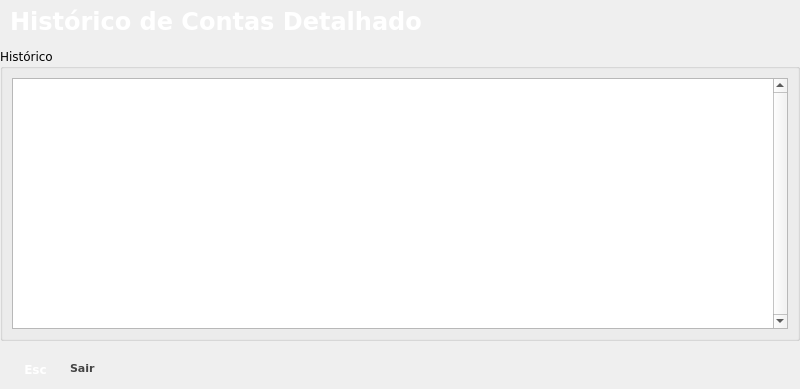
<?xml version="1.0" encoding="UTF-8"?>
<ui version="4.0">
 <class>AccountHistoryReportAux</class>
 <widget class="QDialog" name="AccountHistoryReportAux">
  <property name="windowModality">
   <enum>Qt::ApplicationModal</enum>
  </property>
  <property name="geometry">
   <rect>
    <x>0</x>
    <y>0</y>
    <width>800</width>
    <height>389</height>
   </rect>
  </property>
  <property name="sizePolicy">
   <sizepolicy hsizetype="Fixed" vsizetype="Fixed">
    <horstretch>0</horstretch>
    <verstretch>0</verstretch>
   </sizepolicy>
  </property>
  <property name="minimumSize">
   <size>
    <width>281</width>
    <height>151</height>
   </size>
  </property>
  <property name="maximumSize">
   <size>
    <width>800</width>
    <height>600</height>
   </size>
  </property>
  <property name="font">
   <font>
    <family>Verdana</family>
    <pointsize>9</pointsize>
   </font>
  </property>
  <property name="mouseTracking">
   <bool>false</bool>
  </property>
  <property name="focusPolicy">
   <enum>Qt::NoFocus</enum>
  </property>
  <property name="windowTitle">
   <string>Histórico de Contas Detalhado</string>
  </property>
  <property name="windowIcon">
   <iconset resource="../../icons/resources.qrc">
    <normaloff>:/png/marca-m.png</normaloff>:/png/marca-m.png</iconset>
  </property>
  <property name="sizeGripEnabled">
   <bool>false</bool>
  </property>
  <property name="modal">
   <bool>false</bool>
  </property>
  <layout class="QGridLayout" name="gridLayout_5">
   <property name="leftMargin">
    <number>0</number>
   </property>
   <property name="topMargin">
    <number>0</number>
   </property>
   <property name="rightMargin">
    <number>0</number>
   </property>
   <property name="bottomMargin">
    <number>0</number>
   </property>
   <property name="horizontalSpacing">
    <number>0</number>
   </property>
   <item row="0" column="0" colspan="2">
    <widget class="QFrame" name="frame">
     <property name="minimumSize">
      <size>
       <width>0</width>
       <height>42</height>
      </size>
     </property>
     <property name="maximumSize">
      <size>
       <width>16777215</width>
       <height>42</height>
      </size>
     </property>
     <property name="styleSheet">
      <string notr="true">background-image: url(:/png/topright.jpg);</string>
     </property>
     <property name="frameShape">
      <enum>QFrame::NoFrame</enum>
     </property>
     <property name="frameShadow">
      <enum>QFrame::Raised</enum>
     </property>
     <widget class="QLabel" name="labelStatus_2">
      <property name="enabled">
       <bool>false</bool>
      </property>
      <property name="geometry">
       <rect>
        <x>10</x>
        <y>0</y>
        <width>441</width>
        <height>42</height>
       </rect>
      </property>
      <property name="minimumSize">
       <size>
        <width>0</width>
        <height>42</height>
       </size>
      </property>
      <property name="palette">
       <palette>
        <active>
         <colorrole role="WindowText">
          <brush brushstyle="SolidPattern">
           <color alpha="255">
            <red>255</red>
            <green>255</green>
            <blue>255</blue>
           </color>
          </brush>
         </colorrole>
         <colorrole role="Button">
          <brush brushstyle="SolidPattern">
           <color alpha="255">
            <red>0</red>
            <green>0</green>
            <blue>0</blue>
           </color>
          </brush>
         </colorrole>
         <colorrole role="Text">
          <brush brushstyle="SolidPattern">
           <color alpha="255">
            <red>255</red>
            <green>255</green>
            <blue>255</blue>
           </color>
          </brush>
         </colorrole>
         <colorrole role="ButtonText">
          <brush brushstyle="SolidPattern">
           <color alpha="255">
            <red>255</red>
            <green>255</green>
            <blue>255</blue>
           </color>
          </brush>
         </colorrole>
         <colorrole role="Base">
          <brush brushstyle="SolidPattern">
           <color alpha="255">
            <red>0</red>
            <green>0</green>
            <blue>0</blue>
           </color>
          </brush>
         </colorrole>
         <colorrole role="Window">
          <brush brushstyle="SolidPattern">
           <color alpha="255">
            <red>0</red>
            <green>0</green>
            <blue>0</blue>
           </color>
          </brush>
         </colorrole>
        </active>
        <inactive>
         <colorrole role="WindowText">
          <brush brushstyle="SolidPattern">
           <color alpha="255">
            <red>255</red>
            <green>255</green>
            <blue>255</blue>
           </color>
          </brush>
         </colorrole>
         <colorrole role="Button">
          <brush brushstyle="SolidPattern">
           <color alpha="255">
            <red>0</red>
            <green>0</green>
            <blue>0</blue>
           </color>
          </brush>
         </colorrole>
         <colorrole role="Text">
          <brush brushstyle="SolidPattern">
           <color alpha="255">
            <red>255</red>
            <green>255</green>
            <blue>255</blue>
           </color>
          </brush>
         </colorrole>
         <colorrole role="ButtonText">
          <brush brushstyle="SolidPattern">
           <color alpha="255">
            <red>255</red>
            <green>255</green>
            <blue>255</blue>
           </color>
          </brush>
         </colorrole>
         <colorrole role="Base">
          <brush brushstyle="SolidPattern">
           <color alpha="255">
            <red>0</red>
            <green>0</green>
            <blue>0</blue>
           </color>
          </brush>
         </colorrole>
         <colorrole role="Window">
          <brush brushstyle="SolidPattern">
           <color alpha="255">
            <red>0</red>
            <green>0</green>
            <blue>0</blue>
           </color>
          </brush>
         </colorrole>
        </inactive>
        <disabled>
         <colorrole role="WindowText">
          <brush brushstyle="SolidPattern">
           <color alpha="255">
            <red>255</red>
            <green>255</green>
            <blue>255</blue>
           </color>
          </brush>
         </colorrole>
         <colorrole role="Button">
          <brush brushstyle="SolidPattern">
           <color alpha="255">
            <red>0</red>
            <green>0</green>
            <blue>0</blue>
           </color>
          </brush>
         </colorrole>
         <colorrole role="Text">
          <brush brushstyle="SolidPattern">
           <color alpha="255">
            <red>255</red>
            <green>255</green>
            <blue>255</blue>
           </color>
          </brush>
         </colorrole>
         <colorrole role="ButtonText">
          <brush brushstyle="SolidPattern">
           <color alpha="255">
            <red>255</red>
            <green>255</green>
            <blue>255</blue>
           </color>
          </brush>
         </colorrole>
         <colorrole role="Base">
          <brush brushstyle="SolidPattern">
           <color alpha="255">
            <red>0</red>
            <green>0</green>
            <blue>0</blue>
           </color>
          </brush>
         </colorrole>
         <colorrole role="Window">
          <brush brushstyle="SolidPattern">
           <color alpha="255">
            <red>0</red>
            <green>0</green>
            <blue>0</blue>
           </color>
          </brush>
         </colorrole>
        </disabled>
       </palette>
      </property>
      <property name="font">
       <font>
        <family>Verdana</family>
        <pointsize>18</pointsize>
        <weight>75</weight>
        <bold>true</bold>
       </font>
      </property>
      <property name="styleSheet">
       <string/>
      </property>
      <property name="frameShape">
       <enum>QFrame::NoFrame</enum>
      </property>
      <property name="frameShadow">
       <enum>QFrame::Plain</enum>
      </property>
      <property name="lineWidth">
       <number>1</number>
      </property>
      <property name="text">
       <string>Histórico de Contas Detalhado</string>
      </property>
      <property name="textFormat">
       <enum>Qt::AutoText</enum>
      </property>
      <property name="alignment">
       <set>Qt::AlignLeading|Qt::AlignLeft|Qt::AlignVCenter</set>
      </property>
      <property name="wordWrap">
       <bool>false</bool>
      </property>
      <property name="textInteractionFlags">
       <set>Qt::NoTextInteraction</set>
      </property>
     </widget>
    </widget>
   </item>
   <item row="1" column="0" colspan="2">
    <widget class="QGroupBox" name="groupBox_2">
     <property name="title">
      <string>Histórico</string>
     </property>
     <layout class="QGridLayout" name="gridLayout_2">
      <item row="0" column="0">
       <widget class="QTableView" name="tableViewAccountHistory">
        <property name="font">
         <font>
          <pointsize>8</pointsize>
         </font>
        </property>
        <property name="styleSheet">
         <string notr="true">selection-background-color: rgba(102, 176, 239, 75%); 
selection-color: rgb(255, 255, 255);</string>
        </property>
        <property name="verticalScrollBarPolicy">
         <enum>Qt::ScrollBarAlwaysOn</enum>
        </property>
        <property name="selectionBehavior">
         <enum>QAbstractItemView::SelectRows</enum>
        </property>
        <attribute name="verticalHeaderVisible">
         <bool>false</bool>
        </attribute>
        <attribute name="verticalHeaderDefaultSectionSize">
         <number>25</number>
        </attribute>
        <attribute name="verticalHeaderMinimumSectionSize">
         <number>21</number>
        </attribute>
       </widget>
      </item>
     </layout>
    </widget>
   </item>
   <item row="2" column="0" colspan="2">
    <widget class="QFrame" name="rodape">
     <property name="minimumSize">
      <size>
       <width>0</width>
       <height>42</height>
      </size>
     </property>
     <property name="maximumSize">
      <size>
       <width>16777215</width>
       <height>42</height>
      </size>
     </property>
     <property name="styleSheet">
      <string>background-image: url(:/png/topo_telacaixa.jpg);</string>
     </property>
     <property name="frameShape">
      <enum>QFrame::NoFrame</enum>
     </property>
     <property name="frameShadow">
      <enum>QFrame::Raised</enum>
     </property>
     <widget class="QFrame" name="frame_Esc">
      <property name="geometry">
       <rect>
        <x>10</x>
        <y>0</y>
        <width>114</width>
        <height>42</height>
       </rect>
      </property>
      <property name="frameShape">
       <enum>QFrame::NoFrame</enum>
      </property>
      <property name="frameShadow">
       <enum>QFrame::Raised</enum>
      </property>
      <widget class="QLabel" name="pesqnomemedicamento_3">
       <property name="geometry">
        <rect>
         <x>60</x>
         <y>0</y>
         <width>51</width>
         <height>42</height>
        </rect>
       </property>
       <property name="minimumSize">
        <size>
         <width>0</width>
         <height>42</height>
        </size>
       </property>
       <property name="font">
        <font>
         <family>Verdana</family>
         <pointsize>8</pointsize>
         <weight>75</weight>
         <bold>true</bold>
        </font>
       </property>
       <property name="styleSheet">
        <string>color: rgb(67, 67, 67);</string>
       </property>
       <property name="text">
        <string>Sair</string>
       </property>
      </widget>
      <widget class="QFrame" name="botaoajuda_3">
       <property name="geometry">
        <rect>
         <x>3</x>
         <y>7</y>
         <width>45</width>
         <height>31</height>
        </rect>
       </property>
       <property name="styleSheet">
        <string>background-image: url(:/png/buttonhelpmaior.jpg);</string>
       </property>
       <property name="frameShape">
        <enum>QFrame::NoFrame</enum>
       </property>
       <property name="frameShadow">
        <enum>QFrame::Raised</enum>
       </property>
       <widget class="QLabel" name="label_f9_4">
        <property name="geometry">
         <rect>
          <x>0</x>
          <y>0</y>
          <width>45</width>
          <height>30</height>
         </rect>
        </property>
        <property name="font">
         <font>
          <family>Verdana</family>
          <pointsize>9</pointsize>
          <weight>75</weight>
          <bold>true</bold>
         </font>
        </property>
        <property name="styleSheet">
         <string>color: rgb(255, 255, 255);</string>
        </property>
        <property name="text">
         <string>Esc</string>
        </property>
        <property name="alignment">
         <set>Qt::AlignCenter</set>
        </property>
       </widget>
      </widget>
     </widget>
    </widget>
   </item>
  </layout>
 </widget>
 <resources>
  <include location="../../icons/resources.qrc"/>
  <include location="../../icons/resources.qrc"/>
 </resources>
 <connections/>
</ui>
